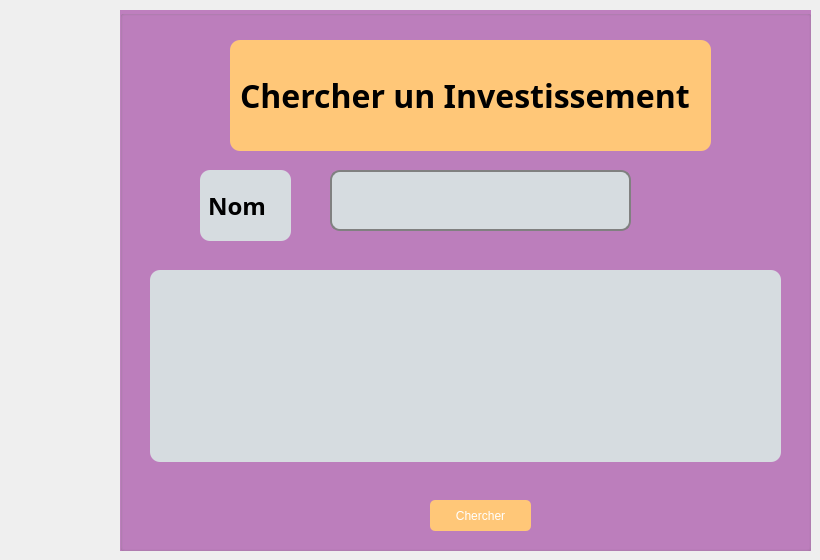
     <widget class="QWidget" name="page_5">
      <widget class="QGroupBox" name="Delete_2">
       <property name="geometry">
        <rect>
         <x>120</x>
         <y>10</y>
         <width>691</width>
         <height>541</height>
        </rect>
       </property>
       <property name="styleSheet">
        <string notr="true">QGroupBox {
    font: 12px;
 background-color:#be7fbe;
}

QLineEdit {
    border: 2px solid gray;
    border-radius: 10px;
    padding: 10px;
}

QPushButton {
    background-color: rgb(58, 195, 197);
    color: white;
    border-radius: 5px;
    padding: 5px;
}

QLineEdit:focus, QPushButton:focus {
    border: 2px solid #4CAF50;
}

QLabel {
    font-weight: bold;
    padding: 1px;
}</string>
       </property>
       <property name="title">
        <string/>
       </property>
       <widget class="QLabel" name="supprimer_2">
        <property name="geometry">
         <rect>
          <x>110</x>
          <y>30</y>
          <width>481</width>
          <height>111</height>
         </rect>
        </property>
        <property name="font">
         <font>
          <family>Tw Cen MT</family>
          <pointsize>24</pointsize>
          <weight>75</weight>
          <italic>false</italic>
          <bold>true</bold>
         </font>
        </property>
        <property name="styleSheet">
         <string notr="true">background-color:#ffc778;
border-radius: 10px;</string>
        </property>
        <property name="text">
         <string>Chercher un Investissement</string>
        </property>
       </widget>
       <widget class="QLabel" name="nom_label_3">
        <property name="geometry">
         <rect>
          <x>80</x>
          <y>160</y>
          <width>91</width>
          <height>71</height>
         </rect>
        </property>
        <property name="font">
         <font>
          <family>Tw Cen MT</family>
          <pointsize>18</pointsize>
          <weight>75</weight>
          <bold>true</bold>
         </font>
        </property>
        <property name="styleSheet">
         <string notr="true">border-radius: 10px;
background-color:#D6DCE0;
</string>
        </property>
        <property name="text">
         <string>Nom</string>
        </property>
       </widget>
       <widget class="QLineEdit" name="searchName">
        <property name="geometry">
         <rect>
          <x>210</x>
          <y>160</y>
          <width>301</width>
          <height>61</height>
         </rect>
        </property>
        <property name="font">
         <font>
          <family>Tw Cen MT Condensed</family>
          <pointsize>14</pointsize>
         </font>
        </property>
        <property name="styleSheet">
         <string notr="true">border-radius: 10px;
background-color:#D6DCE0;
</string>
        </property>
       </widget>
       <widget class="QTableView" name="tableSearch">
        <property name="geometry">
         <rect>
          <x>30</x>
          <y>260</y>
          <width>631</width>
          <height>192</height>
         </rect>
        </property>
        <property name="styleSheet">
         <string notr="true">border-radius: 10px;
background-color:#D6DCE0;
font-family: sans-serif;
</string>
        </property>
       </widget>
       <widget class="QPushButton" name="pushButton_Chercher">
        <property name="geometry">
         <rect>
          <x>310</x>
          <y>490</y>
          <width>101</width>
          <height>31</height>
         </rect>
        </property>
        <property name="maximumSize">
         <size>
          <width>101</width>
          <height>31</height>
         </size>
        </property>
        <property name="styleSheet">
         <string notr="true">background-color:#ffc778;
</string>
        </property>
        <property name="text">
         <string>Chercher</string>
        </property>
        <property name="icon">
         <iconset>
          <normaloff>:/Icones/Icones/ajouter.png</normaloff>:/Icones/Icones/ajouter.png</iconset>
        </property>
        <property name="iconSize">
         <size>
          <width>20</width>
          <height>20</height>
         </size>
        </property>
       </widget>
      </widget>
     </widget>
